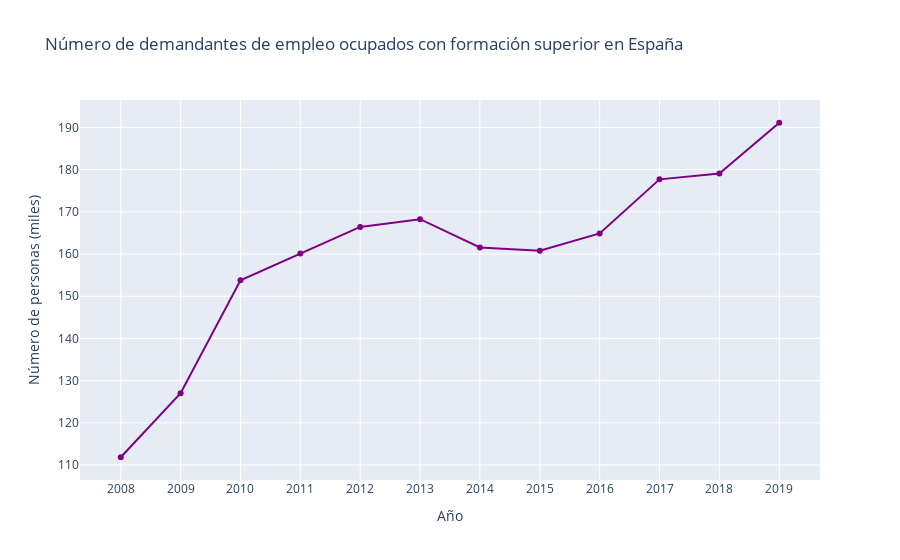

Notebook cell for this chart:
### Code cell
#creamos una tabla interactiva de líneas en la que se muestra claramente el crecimiento

trace1 = go.Scatter(
                    x = demandantes_formacion_superior['Año'],
                    y = demandantes_formacion_superior['Número de demandantes con formación superior'],
                    name = 'citations',
                    mode= 'lines + markers',
                    marker = dict(color = 'purple'),
                    text = demandantes_formacion_superior['Número de demandantes con formación superior'])

data = [trace1]

layout = dict(title = 'Número de demandantes de empleo ocupados con formación superior en España',
             xaxis= dict(title= 'Año',ticklen= 10), yaxis= dict(title= 'Número de personas (miles)',ticklen= 10, 
            
           ))

fig = go.Figure(data = data, layout=layout)

fig.write_html("./data/tabla1.html")

fig.write_image("./data/tabla6.png", scale=1, width = 1920, height = 1080)


iplot(fig)
fig.show("png")

### Figure 1 — Plotly figure (JSON) as saved in the notebook; plotly's stock layout.template omitted (floating-point values rounded to 4 significant figures)
{"data": [{"marker": {"color": "purple"}, "mode": "lines+markers", "name": "citations", "text": [111.8, 127.0, 153.8, 160.1, 166.4, 168.3, 161.5, 160.8, 164.9, 177.7, 179.1, 191.1], "type": "scatter", "x": ["2008", "2009", "2010", "2011", "2012", "2013", "2014", "2015", "2016", "2017", "2018", "2019"], "y": [111.8, 127.0, 153.8, 160.1, 166.4, 168.3, 161.5, 160.8, 164.9, 177.7, 179.1, 191.1]}], "layout": {"title": {"text": "Número de demandantes de empleo ocupados con formación superior en España"}, "xaxis": {"ticklen": 10, "title": {"text": "Año"}}, "yaxis": {"ticklen": 10, "title": {"text": "Número de personas (miles)"}}}}
